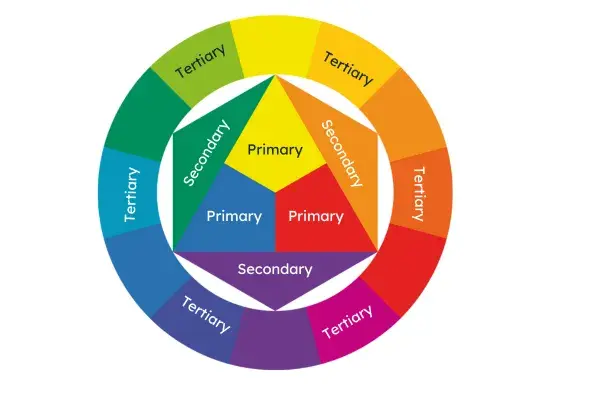
#> input picture week3/color_wheel.webp, 598 x 398 px
$ python day1.py
#> lines starting #> are read from the running program, lines starting #| are printed output that depends on the picture
import cv2 as cv
import numpy as np
import matplotlib.pyplot as plt

image = cv.imread("color_wheel.webp")
#> image is the input picture: shape (398, 598, 3); mean B, G, R 189.5, 203.9, 213.1

hsv_img = cv.cvtColor(image, cv.COLOR_BGR2HSV)
#> hsv_img: shape (398, 598, 3); mean H, S, V 31.4, 80.5, 232
print("HSV image shape: ", hsv_img.shape)
#| HSV image shape:  (398, 598, 3)
print("HSV image data type: ", hsv_img.dtype)
#| HSV image data type:  uint8

H_img = hsv_img[:, :, 0]
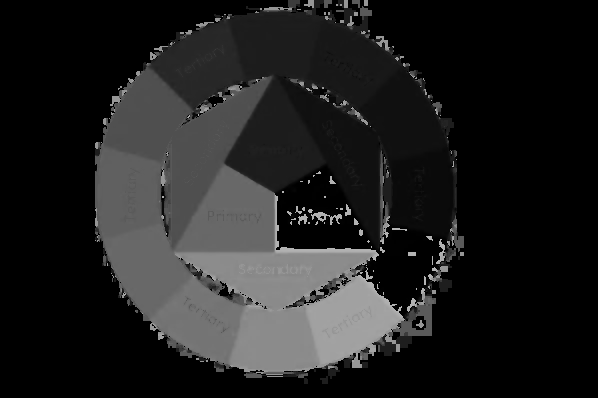
#> H_img: shape (398, 598); min 0, max 179, mean 31.4
S_img = hsv_img[:, :, 1]
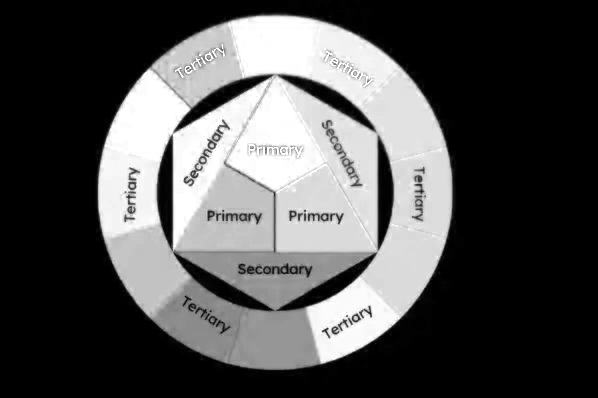
#> S_img: shape (398, 598); min 0, max 255, mean 80.5
V_img = hsv_img[:, :, 2]
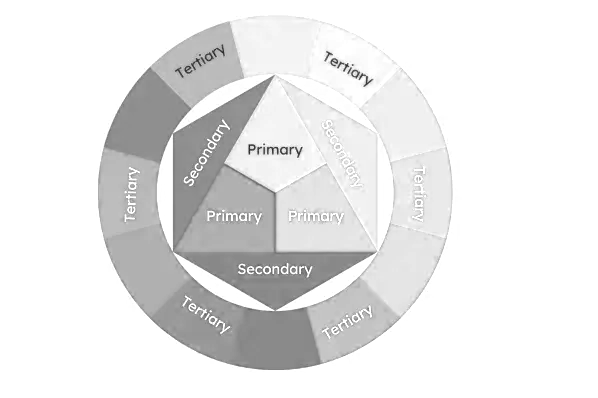
#> V_img: shape (398, 598); min 33, max 255, mean 232

fig, axes = plt.subplots(2, 2, figsize= (12,6))
axes[0, 0].imshow(H_img, cmap='gray')
axes[0, 0].set_title("H Image")
axes[0, 1].imshow(S_img, cmap='gray')
axes[0, 1].set_title("S Image")
axes[1, 0].imshow(V_img, cmap='gray')
axes[1, 0].set_title("V Image")
axes[1, 1].imshow(cv.cvtColor(image, cv.COLOR_BGR2RGB))
axes[1, 1].set_title("HSV Image")

for ax in axes.flatten():
    ax.axis('off')
plt.tight_layout()
plt.show()
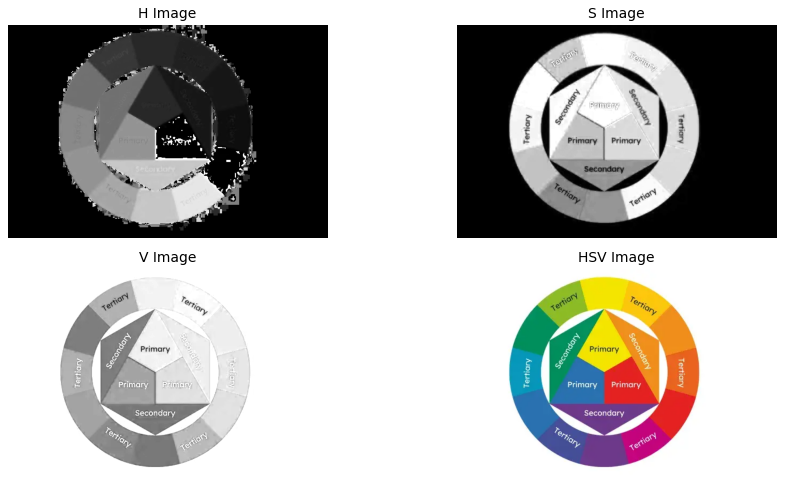
#> figure drawn by matplotlib, 4 panels
